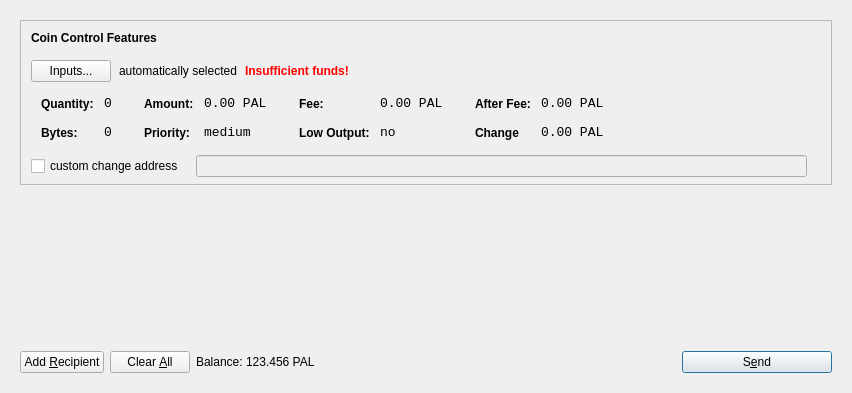
<?xml version="1.0" encoding="UTF-8"?>
<ui version="4.0">
 <class>SendCoinsDialog</class>
 <widget class="QDialog" name="SendCoinsDialog">
  <property name="geometry">
   <rect>
    <x>0</x>
    <y>0</y>
    <width>849</width>
    <height>393</height>
   </rect>
  </property>
  <property name="windowTitle">
   <string>Send Coins</string>
  </property>
  <layout class="QVBoxLayout" name="verticalLayout">
   <item>
    <widget class="QFrame" name="frameMain">
     <layout class="QVBoxLayout" name="verticalLayout_3">
      <item>
       <widget class="QFrame" name="frameCoinControl">
        <property name="sizePolicy">
         <sizepolicy hsizetype="Expanding" vsizetype="Expanding">
          <horstretch>0</horstretch>
          <verstretch>0</verstretch>
         </sizepolicy>
        </property>
        <property name="maximumSize">
         <size>
          <width>16777215</width>
          <height>16777215</height>
         </size>
        </property>
        <property name="frameShape">
         <enum>QFrame::StyledPanel</enum>
        </property>
        <property name="frameShadow">
         <enum>QFrame::Sunken</enum>
        </property>
        <layout class="QVBoxLayout" name="verticalLayoutCoinControl2">
         <property name="spacing">
          <number>6</number>
         </property>
         <property name="leftMargin">
          <number>0</number>
         </property>
         <property name="topMargin">
          <number>0</number>
         </property>
         <property name="rightMargin">
          <number>0</number>
         </property>
         <property name="bottomMargin">
          <number>6</number>
         </property>
         <item>
          <layout class="QVBoxLayout" name="verticalLayoutCoinControl" stretch="0,0,0,0,1">
           <property name="spacing">
            <number>0</number>
           </property>
           <property name="leftMargin">
            <number>10</number>
           </property>
           <property name="topMargin">
            <number>10</number>
           </property>
           <item>
            <layout class="QHBoxLayout" name="horizontalLayoutCoinControl1">
             <property name="bottomMargin">
              <number>15</number>
             </property>
             <item>
              <widget class="QLabel" name="labelCoinControlFeatures">
               <property name="sizePolicy">
                <sizepolicy hsizetype="Preferred" vsizetype="Maximum">
                 <horstretch>0</horstretch>
                 <verstretch>0</verstretch>
                </sizepolicy>
               </property>
               <property name="font">
                <font>
                 <weight>75</weight>
                 <bold>true</bold>
                </font>
               </property>
               <property name="styleSheet">
                <string notr="true">font-weight:bold;</string>
               </property>
               <property name="text">
                <string>Coin Control Features</string>
               </property>
              </widget>
             </item>
            </layout>
           </item>
           <item>
            <layout class="QHBoxLayout" name="horizontalLayoutCoinControl2" stretch="0,0,0,0">
             <property name="spacing">
              <number>8</number>
             </property>
             <property name="bottomMargin">
              <number>10</number>
             </property>
             <item>
              <widget class="QPushButton" name="pushButtonCoinControl">
               <property name="styleSheet">
                <string notr="true"/>
               </property>
               <property name="text">
                <string>Inputs...</string>
               </property>
              </widget>
             </item>
             <item>
              <widget class="QLabel" name="labelCoinControlAutomaticallySelected">
               <property name="text">
                <string>automatically selected</string>
               </property>
               <property name="margin">
                <number>5</number>
               </property>
              </widget>
             </item>
             <item>
              <widget class="QLabel" name="labelCoinControlInsuffFunds">
               <property name="font">
                <font>
                 <weight>75</weight>
                 <bold>true</bold>
                </font>
               </property>
               <property name="styleSheet">
                <string notr="true">color:red;font-weight:bold;</string>
               </property>
               <property name="text">
                <string>Insufficient funds!</string>
               </property>
               <property name="margin">
                <number>5</number>
               </property>
              </widget>
             </item>
             <item>
              <spacer name="horizontalSpacerCoinControl">
               <property name="orientation">
                <enum>Qt::Horizontal</enum>
               </property>
               <property name="sizeHint" stdset="0">
                <size>
                 <width>40</width>
                 <height>1</height>
                </size>
               </property>
              </spacer>
             </item>
            </layout>
           </item>
           <item>
            <widget class="QWidget" name="widgetCoinControl" native="true">
             <property name="sizePolicy">
              <sizepolicy hsizetype="Preferred" vsizetype="Preferred">
               <horstretch>0</horstretch>
               <verstretch>0</verstretch>
              </sizepolicy>
             </property>
             <property name="minimumSize">
              <size>
               <width>0</width>
               <height>0</height>
              </size>
             </property>
             <property name="styleSheet">
              <string notr="true"/>
             </property>
             <layout class="QHBoxLayout" name="horizontalLayoutCoinControl5">
              <property name="leftMargin">
               <number>0</number>
              </property>
              <property name="topMargin">
               <number>0</number>
              </property>
              <property name="rightMargin">
               <number>0</number>
              </property>
              <property name="bottomMargin">
               <number>0</number>
              </property>
              <item>
               <layout class="QHBoxLayout" name="horizontalLayoutCoinControl3" stretch="0,0,0,1">
                <property name="spacing">
                 <number>20</number>
                </property>
                <property name="topMargin">
                 <number>0</number>
                </property>
                <property name="bottomMargin">
                 <number>10</number>
                </property>
                <item>
                 <layout class="QFormLayout" name="formLayoutCoinControl1">
                  <property name="horizontalSpacing">
                   <number>10</number>
                  </property>
                  <property name="verticalSpacing">
                   <number>14</number>
                  </property>
                  <property name="leftMargin">
                   <number>10</number>
                  </property>
                  <property name="topMargin">
                   <number>4</number>
                  </property>
                  <property name="rightMargin">
                   <number>6</number>
                  </property>
                  <item row="0" column="0">
                   <widget class="QLabel" name="labelCoinControlQuantityText">
                    <property name="styleSheet">
                     <string notr="true">font-weight:bold;</string>
                    </property>
                    <property name="text">
                     <string>Quantity:</string>
                    </property>
                    <property name="margin">
                     <number>0</number>
                    </property>
                   </widget>
                  </item>
                  <item row="0" column="1">
                   <widget class="QLabel" name="labelCoinControlQuantity">
                    <property name="font">
                     <font>
                      <family>Monospace</family>
                      <pointsize>10</pointsize>
                     </font>
                    </property>
                    <property name="cursor">
                     <cursorShape>IBeamCursor</cursorShape>
                    </property>
                    <property name="contextMenuPolicy">
                     <enum>Qt::ActionsContextMenu</enum>
                    </property>
                    <property name="text">
                     <string>0</string>
                    </property>
                    <property name="margin">
                     <number>0</number>
                    </property>
                    <property name="textInteractionFlags">
                     <set>Qt::LinksAccessibleByMouse|Qt::TextSelectableByKeyboard|Qt::TextSelectableByMouse</set>
                    </property>
                   </widget>
                  </item>
                  <item row="1" column="0">
                   <widget class="QLabel" name="labelCoinControlBytesText">
                    <property name="styleSheet">
                     <string notr="true">font-weight:bold;</string>
                    </property>
                    <property name="text">
                     <string>Bytes:</string>
                    </property>
                   </widget>
                  </item>
                  <item row="1" column="1">
                   <widget class="QLabel" name="labelCoinControlBytes">
                    <property name="font">
                     <font>
                      <family>Monospace</family>
                      <pointsize>10</pointsize>
                     </font>
                    </property>
                    <property name="cursor">
                     <cursorShape>IBeamCursor</cursorShape>
                    </property>
                    <property name="contextMenuPolicy">
                     <enum>Qt::ActionsContextMenu</enum>
                    </property>
                    <property name="text">
                     <string>0</string>
                    </property>
                    <property name="textInteractionFlags">
                     <set>Qt::LinksAccessibleByMouse|Qt::TextSelectableByKeyboard|Qt::TextSelectableByMouse</set>
                    </property>
                   </widget>
                  </item>
                 </layout>
                </item>
                <item>
                 <layout class="QFormLayout" name="formLayoutCoinControl2">
                  <property name="horizontalSpacing">
                   <number>10</number>
                  </property>
                  <property name="verticalSpacing">
                   <number>14</number>
                  </property>
                  <property name="leftMargin">
                   <number>6</number>
                  </property>
                  <property name="topMargin">
                   <number>4</number>
                  </property>
                  <property name="rightMargin">
                   <number>6</number>
                  </property>
                  <item row="0" column="0">
                   <widget class="QLabel" name="labelCoinControlAmountText">
                    <property name="styleSheet">
                     <string notr="true">font-weight:bold;</string>
                    </property>
                    <property name="text">
                     <string>Amount:</string>
                    </property>
                    <property name="margin">
                     <number>0</number>
                    </property>
                   </widget>
                  </item>
                  <item row="0" column="1">
                   <widget class="QLabel" name="labelCoinControlAmount">
                    <property name="font">
                     <font>
                      <family>Monospace</family>
                      <pointsize>10</pointsize>
                     </font>
                    </property>
                    <property name="cursor">
                     <cursorShape>IBeamCursor</cursorShape>
                    </property>
                    <property name="contextMenuPolicy">
                     <enum>Qt::ActionsContextMenu</enum>
                    </property>
                    <property name="text">
                     <string>0.00 PAL</string>
                    </property>
                    <property name="textInteractionFlags">
                     <set>Qt::LinksAccessibleByMouse|Qt::TextSelectableByKeyboard|Qt::TextSelectableByMouse</set>
                    </property>
                   </widget>
                  </item>
                  <item row="1" column="0">
                   <widget class="QLabel" name="labelCoinControlPriorityText">
                    <property name="styleSheet">
                     <string notr="true">font-weight:bold;</string>
                    </property>
                    <property name="text">
                     <string>Priority:</string>
                    </property>
                   </widget>
                  </item>
                  <item row="1" column="1">
                   <widget class="QLabel" name="labelCoinControlPriority">
                    <property name="font">
                     <font>
                      <family>Monospace</family>
                      <pointsize>10</pointsize>
                     </font>
                    </property>
                    <property name="cursor">
                     <cursorShape>IBeamCursor</cursorShape>
                    </property>
                    <property name="contextMenuPolicy">
                     <enum>Qt::ActionsContextMenu</enum>
                    </property>
                    <property name="text">
                     <string>medium</string>
                    </property>
                    <property name="textInteractionFlags">
                     <set>Qt::LinksAccessibleByMouse|Qt::TextSelectableByKeyboard|Qt::TextSelectableByMouse</set>
                    </property>
                   </widget>
                  </item>
                 </layout>
                </item>
                <item>
                 <layout class="QFormLayout" name="formLayoutCoinControl3">
                  <property name="horizontalSpacing">
                   <number>10</number>
                  </property>
                  <property name="verticalSpacing">
                   <number>14</number>
                  </property>
                  <property name="leftMargin">
                   <number>6</number>
                  </property>
                  <property name="topMargin">
                   <number>4</number>
                  </property>
                  <property name="rightMargin">
                   <number>6</number>
                  </property>
                  <item row="0" column="0">
                   <widget class="QLabel" name="labelCoinControlFeeText">
                    <property name="styleSheet">
                     <string notr="true">font-weight:bold;</string>
                    </property>
                    <property name="text">
                     <string>Fee:</string>
                    </property>
                    <property name="margin">
                     <number>0</number>
                    </property>
                   </widget>
                  </item>
                  <item row="0" column="1">
                   <widget class="QLabel" name="labelCoinControlFee">
                    <property name="font">
                     <font>
                      <family>Monospace</family>
                      <pointsize>10</pointsize>
                     </font>
                    </property>
                    <property name="cursor">
                     <cursorShape>IBeamCursor</cursorShape>
                    </property>
                    <property name="contextMenuPolicy">
                     <enum>Qt::ActionsContextMenu</enum>
                    </property>
                    <property name="text">
                     <string>0.00 PAL</string>
                    </property>
                    <property name="textInteractionFlags">
                     <set>Qt::LinksAccessibleByMouse|Qt::TextSelectableByKeyboard|Qt::TextSelectableByMouse</set>
                    </property>
                   </widget>
                  </item>
                  <item row="1" column="0">
                   <widget class="QLabel" name="labelCoinControlLowOutputText">
                    <property name="styleSheet">
                     <string notr="true">font-weight:bold;</string>
                    </property>
                    <property name="text">
                     <string>Low Output:</string>
                    </property>
                   </widget>
                  </item>
                  <item row="1" column="1">
                   <widget class="QLabel" name="labelCoinControlLowOutput">
                    <property name="font">
                     <font>
                      <family>Monospace</family>
                      <pointsize>10</pointsize>
                     </font>
                    </property>
                    <property name="cursor">
                     <cursorShape>IBeamCursor</cursorShape>
                    </property>
                    <property name="contextMenuPolicy">
                     <enum>Qt::ActionsContextMenu</enum>
                    </property>
                    <property name="text">
                     <string>no</string>
                    </property>
                    <property name="textInteractionFlags">
                     <set>Qt::LinksAccessibleByMouse|Qt::TextSelectableByKeyboard|Qt::TextSelectableByMouse</set>
                    </property>
                   </widget>
                  </item>
                 </layout>
                </item>
                <item>
                 <layout class="QFormLayout" name="formLayoutCoinControl4">
                  <property name="horizontalSpacing">
                   <number>10</number>
                  </property>
                  <property name="verticalSpacing">
                   <number>14</number>
                  </property>
                  <property name="leftMargin">
                   <number>6</number>
                  </property>
                  <property name="topMargin">
                   <number>4</number>
                  </property>
                  <property name="rightMargin">
                   <number>6</number>
                  </property>
                  <item row="0" column="0">
                   <widget class="QLabel" name="labelCoinControlAfterFeeText">
                    <property name="styleSheet">
                     <string notr="true">font-weight:bold;</string>
                    </property>
                    <property name="text">
                     <string>After Fee:</string>
                    </property>
                    <property name="margin">
                     <number>0</number>
                    </property>
                   </widget>
                  </item>
                  <item row="0" column="1">
                   <widget class="QLabel" name="labelCoinControlAfterFee">
                    <property name="font">
                     <font>
                      <family>Monospace</family>
                      <pointsize>10</pointsize>
                     </font>
                    </property>
                    <property name="cursor">
                     <cursorShape>IBeamCursor</cursorShape>
                    </property>
                    <property name="contextMenuPolicy">
                     <enum>Qt::ActionsContextMenu</enum>
                    </property>
                    <property name="text">
                     <string>0.00 PAL</string>
                    </property>
                    <property name="textInteractionFlags">
                     <set>Qt::LinksAccessibleByMouse|Qt::TextSelectableByKeyboard|Qt::TextSelectableByMouse</set>
                    </property>
                   </widget>
                  </item>
                  <item row="1" column="0">
                   <widget class="QLabel" name="labelCoinControlChangeText">
                    <property name="styleSheet">
                     <string notr="true">font-weight:bold;</string>
                    </property>
                    <property name="text">
                     <string>Change</string>
                    </property>
                   </widget>
                  </item>
                  <item row="1" column="1">
                   <widget class="QLabel" name="labelCoinControlChange">
                    <property name="font">
                     <font>
                      <family>Monospace</family>
                      <pointsize>10</pointsize>
                     </font>
                    </property>
                    <property name="cursor">
                     <cursorShape>IBeamCursor</cursorShape>
                    </property>
                    <property name="contextMenuPolicy">
                     <enum>Qt::ActionsContextMenu</enum>
                    </property>
                    <property name="text">
                     <string>0.00 PAL</string>
                    </property>
                    <property name="textInteractionFlags">
                     <set>Qt::LinksAccessibleByMouse|Qt::TextSelectableByKeyboard|Qt::TextSelectableByMouse</set>
                    </property>
                   </widget>
                  </item>
                 </layout>
                </item>
               </layout>
              </item>
             </layout>
            </widget>
           </item>
           <item>
            <layout class="QHBoxLayout" name="horizontalLayoutCoinControl4" stretch="0,0,0">
             <property name="spacing">
              <number>12</number>
             </property>
             <property name="sizeConstraint">
              <enum>QLayout::SetDefaultConstraint</enum>
             </property>
             <property name="topMargin">
              <number>5</number>
             </property>
             <property name="rightMargin">
              <number>5</number>
             </property>
             <item>
              <widget class="QCheckBox" name="checkBoxCoinControlChange">
               <property name="text">
                <string>custom change address</string>
               </property>
              </widget>
             </item>
             <item>
              <widget class="QLineEdit" name="lineEditCoinControlChange">
               <property name="enabled">
                <bool>false</bool>
               </property>
               <property name="sizePolicy">
                <sizepolicy hsizetype="Expanding" vsizetype="Fixed">
                 <horstretch>0</horstretch>
                 <verstretch>0</verstretch>
                </sizepolicy>
               </property>
              </widget>
             </item>
             <item>
              <widget class="QLabel" name="labelCoinControlChangeLabel">
               <property name="sizePolicy">
                <sizepolicy hsizetype="Preferred" vsizetype="Expanding">
                 <horstretch>0</horstretch>
                 <verstretch>0</verstretch>
                </sizepolicy>
               </property>
               <property name="minimumSize">
                <size>
                 <width>0</width>
                 <height>0</height>
                </size>
               </property>
               <property name="text">
                <string/>
               </property>
               <property name="margin">
                <number>3</number>
               </property>
              </widget>
             </item>
            </layout>
           </item>
           <item>
            <spacer name="verticalSpacerCoinControl">
             <property name="orientation">
              <enum>Qt::Vertical</enum>
             </property>
             <property name="sizeHint" stdset="0">
              <size>
               <width>800</width>
               <height>1</height>
              </size>
             </property>
            </spacer>
           </item>
          </layout>
         </item>
        </layout>
       </widget>
      </item>
      <item>
       <widget class="QScrollArea" name="scrollArea">
        <property name="frameShape">
         <enum>QFrame::NoFrame</enum>
        </property>
        <property name="widgetResizable">
         <bool>true</bool>
        </property>
        <widget class="QWidget" name="scrollAreaWidgetContents">
         <property name="geometry">
          <rect>
           <x>0</x>
           <y>0</y>
           <width>813</width>
           <height>148</height>
          </rect>
         </property>
         <layout class="QVBoxLayout" name="verticalLayout_2">
          <property name="leftMargin">
           <number>0</number>
          </property>
          <property name="topMargin">
           <number>0</number>
          </property>
          <property name="rightMargin">
           <number>0</number>
          </property>
          <property name="bottomMargin">
           <number>0</number>
          </property>
          <item>
           <layout class="QVBoxLayout" name="entries">
            <property name="spacing">
             <number>6</number>
            </property>
           </layout>
          </item>
          <item>
           <spacer name="verticalSpacer">
            <property name="orientation">
             <enum>Qt::Vertical</enum>
            </property>
            <property name="sizeHint" stdset="0">
             <size>
              <width>20</width>
              <height>40</height>
             </size>
            </property>
           </spacer>
          </item>
         </layout>
        </widget>
       </widget>
      </item>
      <item>
       <layout class="QHBoxLayout" name="horizontalLayout">
        <item>
         <widget class="QPushButton" name="addButton">
          <property name="toolTip">
           <string>Send to multiple recipients at once</string>
          </property>
          <property name="text">
           <string>Add &amp;Recipient</string>
          </property>
          <property name="icon">
           <iconset resource="../bitcoin.qrc">
            <normaloff>:/icons/add</normaloff>:/icons/add</iconset>
          </property>
          <property name="autoDefault">
           <bool>false</bool>
          </property>
         </widget>
        </item>
        <item>
         <widget class="QPushButton" name="clearButton">
          <property name="sizePolicy">
           <sizepolicy hsizetype="Minimum" vsizetype="Fixed">
            <horstretch>0</horstretch>
            <verstretch>0</verstretch>
           </sizepolicy>
          </property>
          <property name="toolTip">
           <string>Remove all transaction fields</string>
          </property>
          <property name="text">
           <string>Clear &amp;All</string>
          </property>
          <property name="icon">
           <iconset resource="../bitcoin.qrc">
            <normaloff>:/icons/remove</normaloff>:/icons/remove</iconset>
          </property>
          <property name="autoRepeatDelay">
           <number>300</number>
          </property>
          <property name="autoDefault">
           <bool>false</bool>
          </property>
         </widget>
        </item>
        <item>
         <layout class="QHBoxLayout" name="horizontalLayout_2">
          <property name="spacing">
           <number>3</number>
          </property>
          <item>
           <widget class="QLabel" name="label">
            <property name="sizePolicy">
             <sizepolicy hsizetype="Preferred" vsizetype="Fixed">
              <horstretch>0</horstretch>
              <verstretch>0</verstretch>
             </sizepolicy>
            </property>
            <property name="text">
             <string>Balance:</string>
            </property>
           </widget>
          </item>
          <item>
           <widget class="QLabel" name="labelBalance">
            <property name="sizePolicy">
             <sizepolicy hsizetype="Preferred" vsizetype="Fixed">
              <horstretch>0</horstretch>
              <verstretch>0</verstretch>
             </sizepolicy>
            </property>
            <property name="cursor">
             <cursorShape>IBeamCursor</cursorShape>
            </property>
            <property name="text">
             <string>123.456 PAL</string>
            </property>
            <property name="textInteractionFlags">
             <set>Qt::LinksAccessibleByMouse|Qt::TextSelectableByKeyboard|Qt::TextSelectableByMouse</set>
            </property>
           </widget>
          </item>
         </layout>
        </item>
        <item>
         <spacer name="horizontalSpacer">
          <property name="orientation">
           <enum>Qt::Horizontal</enum>
          </property>
          <property name="sizeHint" stdset="0">
           <size>
            <width>40</width>
            <height>20</height>
           </size>
          </property>
         </spacer>
        </item>
        <item>
         <widget class="QPushButton" name="sendButton">
          <property name="minimumSize">
           <size>
            <width>150</width>
            <height>0</height>
           </size>
          </property>
          <property name="toolTip">
           <string>Confirm the send action</string>
          </property>
          <property name="text">
           <string>S&amp;end</string>
          </property>
          <property name="icon">
           <iconset resource="../bitcoin.qrc">
            <normaloff>:/icons/send</normaloff>:/icons/send</iconset>
          </property>
          <property name="default">
           <bool>true</bool>
          </property>
         </widget>
        </item>
       </layout>
      </item>
     </layout>
     <zorder>scrollArea</zorder>
     <zorder>frameCoinControl</zorder>
     <zorder></zorder>
    </widget>
   </item>
  </layout>
 </widget>
 <resources>
  <include location="../bitcoin.qrc"/>
 </resources>
 <connections/>
</ui>
